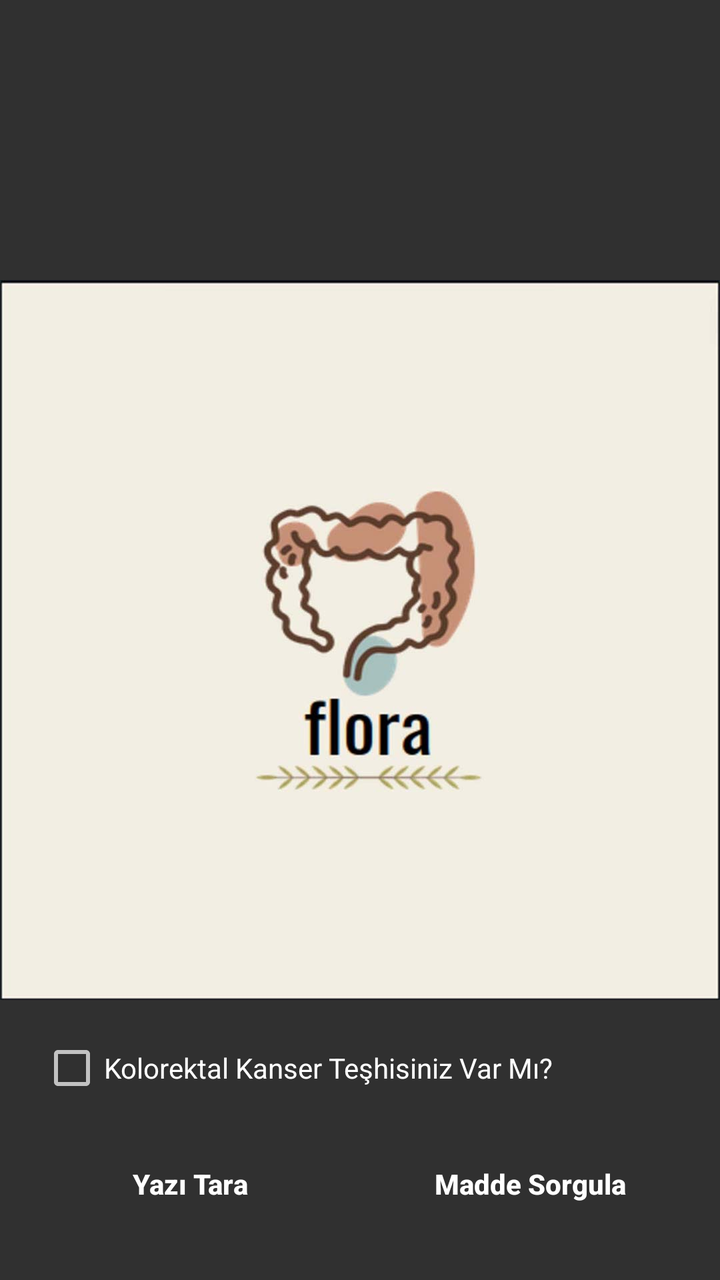
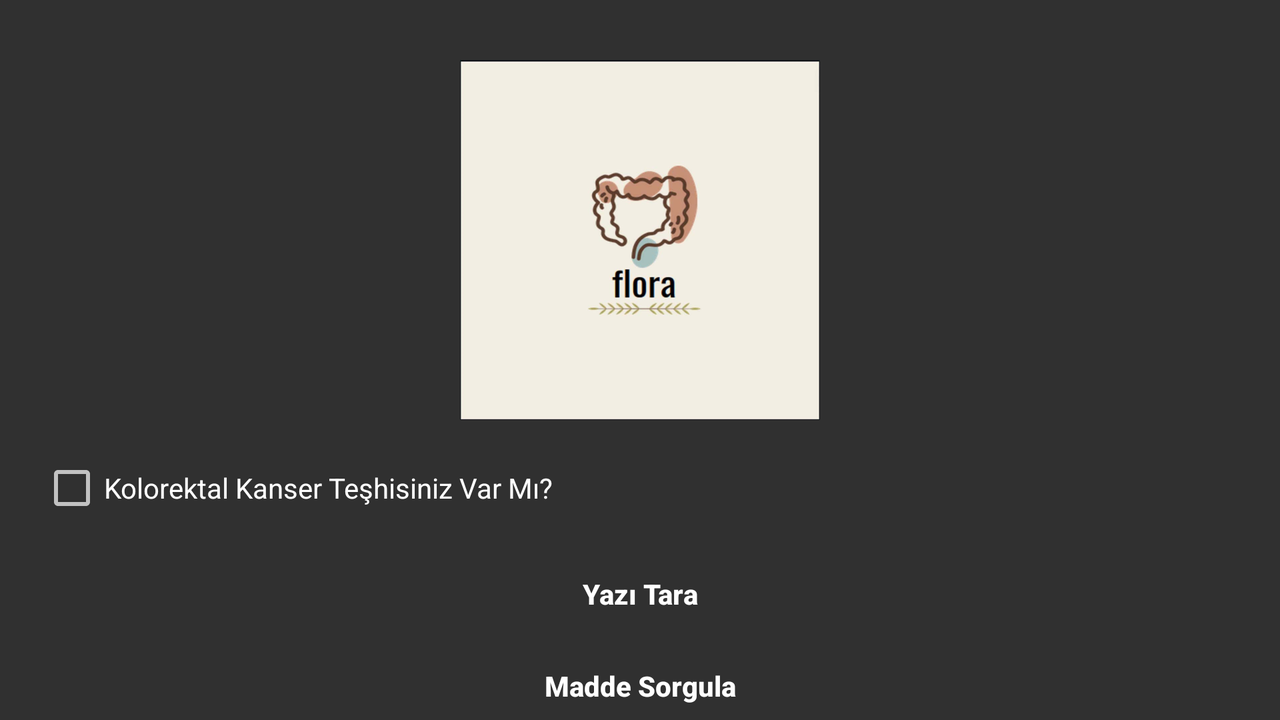

First picture: res/layout/ on a phone held upright. Second picture: the repository's own variant of that layout, on a device whose configuration matches the variant's folder. Source for both follows.
<!-- AndroidManifest.xml: application theme Theme.AppCompat.NoActionBar -->
<!-- res/layout/activity_main.xml -->
<?xml version="1.0" encoding="utf-8"?>
<RelativeLayout xmlns:android="http://schemas.android.com/apk/res/android"
    xmlns:app="http://schemas.android.com/apk/res-auto"
    xmlns:tools="http://schemas.android.com/tools"
    android:layout_width="match_parent"
    android:layout_height="match_parent"
    tools:context=".ScanActivity">

    <ImageView
        android:id="@+id/logoId"
        android:layout_width="360dp"
        android:layout_height="360dp"
        android:layout_centerHorizontal="true"
        android:layout_centerVertical="true"
        android:src="@drawable/recipe"/>

    <CheckBox
        android:id="@+id/cancerCheckBox"
        android:layout_width="wrap_content"
        android:layout_height="wrap_content"
        android:layout_below="@+id/logoId"
        android:layout_marginStart="20dp"
        android:layout_marginTop="10dp"
        android:minHeight="48dp"
        android:text="Kolorektal Kanser Teşhisiniz Var Mı?" />

    <Button
        android:id="@+id/captureBtnId"
        android:layout_width="150dp"
        android:layout_height="wrap_content"
        android:layout_below="@+id/cancerCheckBox"
        android:layout_marginStart="20dp"
        android:layout_marginTop="10dp"
        android:text="Yazı Tara"
        android:textAllCaps="false"
        android:background="@drawable/button_back"
        app:backgroundTint="@color/teal_200"
        android:textStyle="bold"/>

    <Button
        android:id="@+id/ManualBtn"
        android:layout_width="150dp"
        android:layout_height="wrap_content"
        android:layout_below="@+id/cancerCheckBox"
        android:layout_marginTop="10dp"
        android:layout_marginEnd="20dp"
        android:layout_alignParentEnd="true"
        android:background="@drawable/button_back"
        android:text="Madde Sorgula"
        android:textAllCaps="false"
        android:textStyle="bold"
        app:backgroundTint="@color/teal_200" />

</RelativeLayout>
<!-- resources referenced by this layout -->
<resources>
  <!-- drawable recipe: jpg bitmap (drawable, 26360 bytes) -->
</resources>
<!-- res/layout-land/activity_main.xml (the repository's variant of the layout above) -->
<!-- drawn on the phone turned sideways -->
<?xml version="1.0" encoding="utf-8"?>
<RelativeLayout xmlns:android="http://schemas.android.com/apk/res/android"
    xmlns:app="http://schemas.android.com/apk/res-auto"
    xmlns:tools="http://schemas.android.com/tools"
    android:layout_width="match_parent"
    android:layout_height="match_parent"
    tools:context=".ScanActivity">

    <ImageView
        android:id="@+id/logoId"
        android:layout_width="250dp"
        android:layout_height="180dp"
        android:layout_centerHorizontal="true"
        android:src="@drawable/recipe"
        android:layout_marginTop="30dp"/>

    <CheckBox
        android:id="@+id/cancerCheckBox"
        android:layout_width="wrap_content"
        android:layout_height="wrap_content"
        android:layout_below="@+id/logoId"
        android:layout_marginStart="20dp"
        android:layout_marginTop="10dp"
        android:minHeight="48dp"
        android:text="Kolorektal Kanser Teşhisiniz Var Mı?" />

    <Button
        android:id="@+id/captureBtnId"
        android:layout_width="match_parent"
        android:layout_height="wrap_content"
        android:layout_below="@+id/cancerCheckBox"
        android:layout_marginStart="20dp"
        android:layout_marginEnd="20dp"
        android:layout_marginTop="5dp"
        android:text="Yazı Tara"
        android:textAllCaps="false"
        android:background="@drawable/button_back"
        app:backgroundTint="@color/teal_200"
        android:textStyle="bold"/>

    <Button
        android:id="@+id/ManualBtn"
        android:layout_width="match_parent"
        android:layout_height="wrap_content"
        android:layout_marginStart="20dp"
        android:layout_marginEnd="20dp"
        android:layout_marginTop="5dp"
        android:layout_below="@+id/captureBtnId"
        android:background="@drawable/button_back"
        app:backgroundTint="@color/teal_200"
        android:textAllCaps="false"
        android:text="Madde Sorgula"
        android:textStyle="bold" />

</RelativeLayout>
